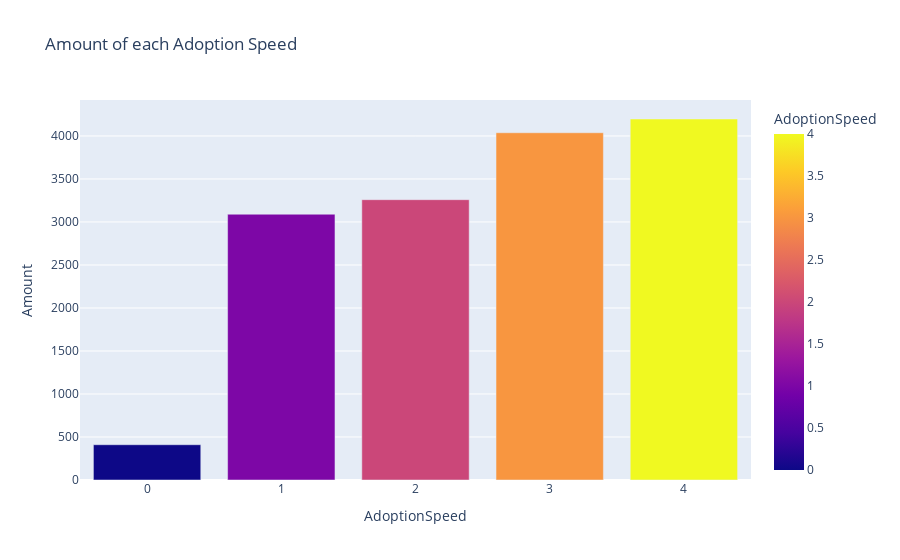

Notebook code for this chart:
### Code cell
fig = px.bar(adoption_speed, x="AdoptionSpeed", y="Amount", color="AdoptionSpeed", title="Amount of each Adoption Speed")
fig.show()

### Figure 1 — Plotly figure (JSON) as saved in the notebook; plotly's stock layout.template omitted (floating-point values rounded to 4 significant figures)
{"data": [{"alignmentgroup": "True", "hovertemplate": "AdoptionSpeed=%{marker.color}<br>Amount=%{y}<extra></extra>", "legendgroup": "", "marker": {"color": [4, 3, 2, 1, 0], "coloraxis": "coloraxis", "pattern": {"shape": ""}}, "name": "", "offsetgroup": "", "orientation": "v", "showlegend": false, "textposition": "auto", "type": "bar", "x": [4, 3, 2, 1, 0], "xaxis": "x", "y": [4197, 4037, 3259, 3090, 410], "yaxis": "y"}], "layout": {"barmode": "relative", "coloraxis": {"colorbar": {"title": {"text": "AdoptionSpeed"}}, "colorscale": [[0, "#0d0887"], [0.1111, "#46039f"], [0.2222, "#7201a8"], [0.3333, "#9c179e"], [0.4444, "#bd3786"], [0.5556, "#d8576b"], [0.6667, "#ed7953"], [0.7778, "#fb9f3a"], [0.8889, "#fdca26"], [1, "#f0f921"]]}, "legend": {"tracegroupgap": 0}, "title": {"text": "Amount of each Adoption Speed"}, "xaxis": {"anchor": "y", "domain": [0, 1], "title": {"text": "AdoptionSpeed"}}, "yaxis": {"anchor": "x", "domain": [0, 1], "title": {"text": "Amount"}}}}
